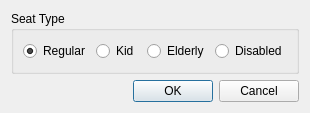
<?xml version="1.0" encoding="UTF-8"?>
<ui version="4.0">
 <class>seatTypeDialog</class>
 <widget class="QDialog" name="seatTypeDialog">
  <property name="geometry">
   <rect>
    <x>0</x>
    <y>0</y>
    <width>310</width>
    <height>113</height>
   </rect>
  </property>
  <property name="windowTitle">
   <string>Select Ticket Type</string>
  </property>
  <layout class="QVBoxLayout" name="verticalLayout">
   <item>
    <widget class="QGroupBox" name="radioGroupBox">
     <property name="title">
      <string>Seat Type</string>
     </property>
     <layout class="QHBoxLayout" name="horizontalLayout">
      <item>
       <widget class="QRadioButton" name="rdRegular">
        <property name="text">
         <string>Regular</string>
        </property>
        <property name="checked">
         <bool>true</bool>
        </property>
       </widget>
      </item>
      <item>
       <widget class="QRadioButton" name="rdKids">
        <property name="text">
         <string>Kid</string>
        </property>
       </widget>
      </item>
      <item>
       <widget class="QRadioButton" name="rdElderly">
        <property name="text">
         <string>Elderly</string>
        </property>
       </widget>
      </item>
      <item>
       <widget class="QRadioButton" name="rdDisabled">
        <property name="text">
         <string>Disabled</string>
        </property>
       </widget>
      </item>
     </layout>
    </widget>
   </item>
   <item>
    <widget class="QDialogButtonBox" name="buttonBox">
     <property name="standardButtons">
      <set>QDialogButtonBox::StandardButton::Cancel|QDialogButtonBox::StandardButton::Ok</set>
     </property>
    </widget>
   </item>
  </layout>
 </widget>
 <resources/>
 <connections>
  <connection>
   <sender>buttonBox</sender>
   <signal>accepted()</signal>
   <receiver>seatTypeDialog</receiver>
   <slot>accept()</slot>
   <hints>
    <hint type="sourcelabel">
     <x>161</x>
     <y>90</y>
    </hint>
    <hint type="destinationlabel">
     <x>154</x>
     <y>188</y>
    </hint>
   </hints>
  </connection>
  <connection>
   <sender>buttonBox</sender>
   <signal>rejected()</signal>
   <receiver>seatTypeDialog</receiver>
   <slot>reject()</slot>
   <hints>
    <hint type="sourcelabel">
     <x>264</x>
     <y>94</y>
    </hint>
    <hint type="destinationlabel">
     <x>264</x>
     <y>235</y>
    </hint>
   </hints>
  </connection>
 </connections>
</ui>
